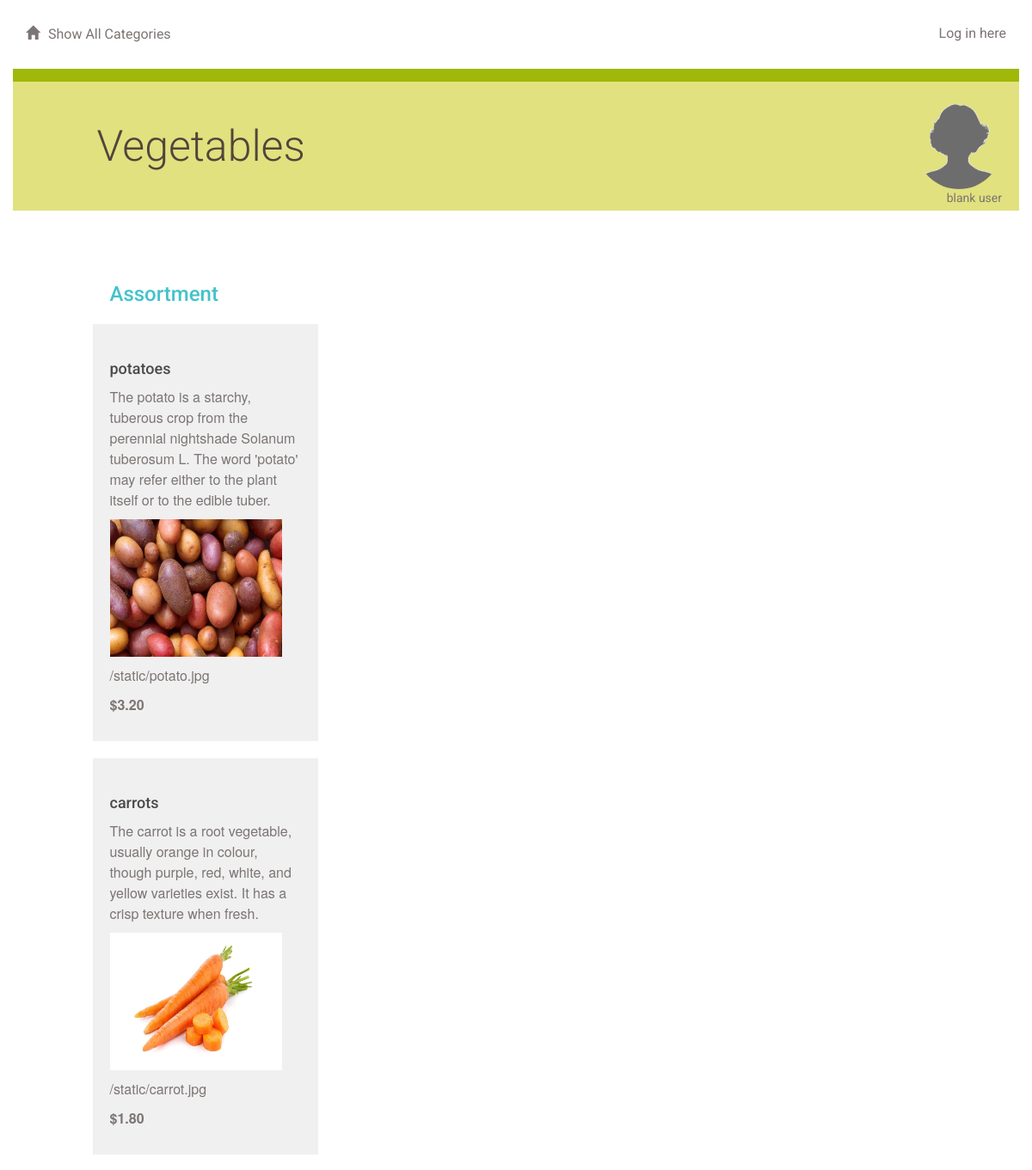
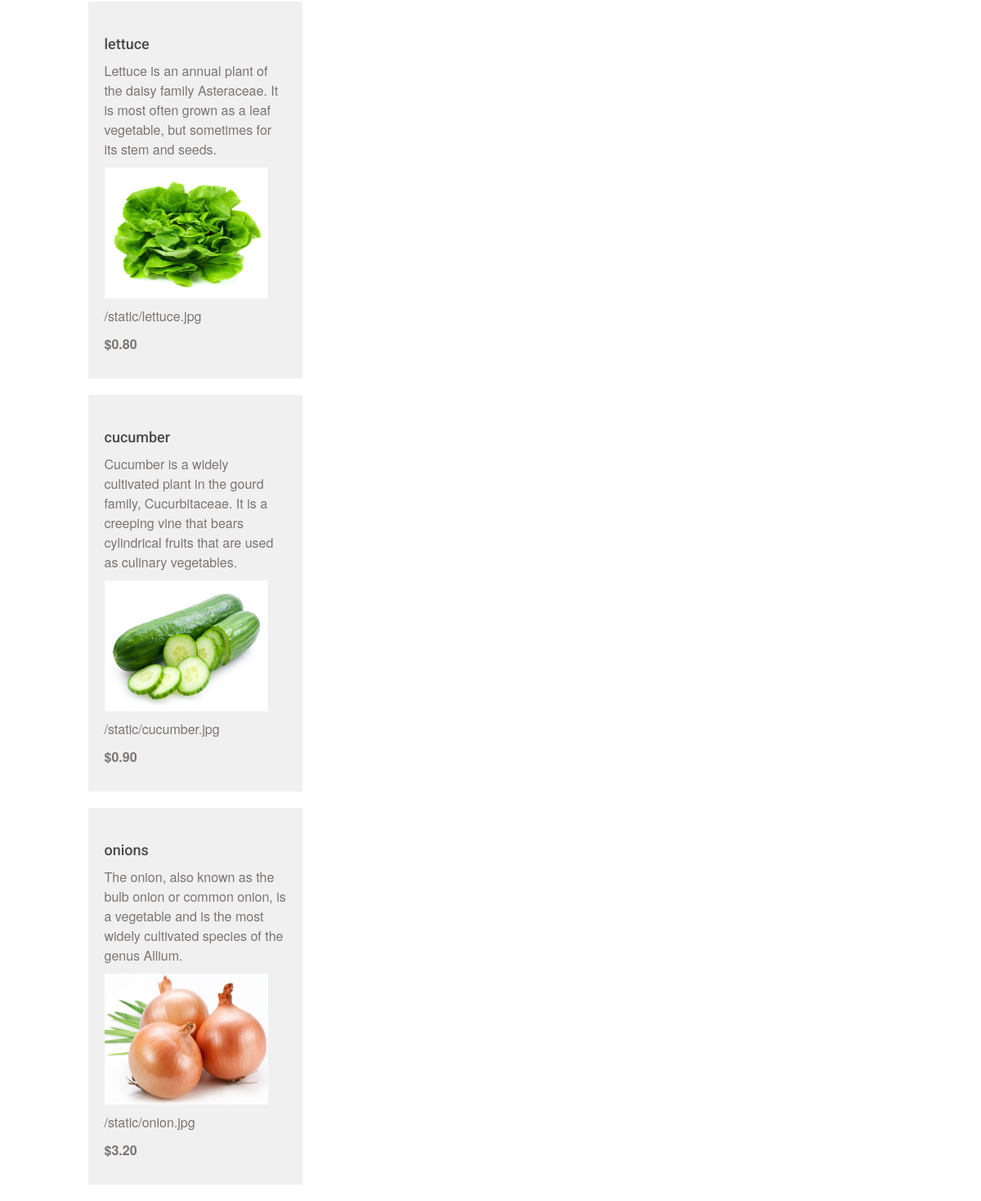
Page /category/2/grocery/ on the committed database (2 pictures, top to bottom).
### catalog_database_setup.py (models this page shows, shortened)
class Category(Base):
    __tablename__ = 'category'
    id = Column(Integer, primary_key=True)
    name = Column(String(250), nullable=False)
    user_id = Column(Integer,ForeignKey('user.id'))
    user = relationship(User)

class GroceryItem(Base):
    __tablename__ = 'grocery_item'
    id = Column(Integer, primary_key = True)
    name =Column(String(80), nullable = False)
    description = Column(String(250))
    price = Column(String(8))
    item_image =  Column(String(250))
    category_id = Column(Integer,ForeignKey('category.id'))
    category = relationship(Category)
    user_id = Column(Integer,ForeignKey('user.id'))
    user = relationship(User)

### application.py (the view)
@app.route('/category/<int:category_id>/')
@app.route('/category/<int:category_id>/grocery/')
def showGrocery(category_id):
    category = session.query(Category).filter_by(id = category_id).one()
    items = session.query(GroceryItem).filter_by(category_id = category_id).all()
    creator = getUserInfo(category.user_id) #what is happening here? orginally: getUserInfo(category.user_id)
    if 'username' not in login_session or creator.id != login_session['user_id']:
        return render_template('publicgrocery.html', items = items,
            category = category, creator = creator, login_session = login_session)
    else:
        return render_template('grocery.html', items = items,
            category = category, creator = creator, login_session = login_session)

### application.py (called while the page is built)
def getUserInfo(user_id):
    user = session.query(User).filter_by(id=user_id).one()
    return user

### templates/publicgrocery.html (shortened to what this page needs)
{% extends "main.html" %}
{% block content %}
{% include "header.html" %}
	<div class="row divider green">
		<div class="col-md-12"></div>
	</div>
	<div class="row banner menu">
		<div class="col-md-11 col-md-offset-1 padding-none">
			<h1>{{category.name}}
			<figure class="creator">
				<img src="{{ url_for('static', filename='blank_user.gif') }}">
				<figcaption>blank user</figcaption>
			</figure>
			</h1>
		</div>
	</div>
	<div class="row padding-top padding-bottom">
		<div class="col-md-1"></div>
		<div class="col-md-11 padding-none">
		</div>
		<div class="col-md-7"></div>
	</div>
	<div class="row">
		<div class="col-md-12">
		</div>
	</div>
	{% if items !=[] %}
		<div class="row">
			<div class="col-md-1"></div>
			<div class="col-md-3">
				<h2>Assortment</h2>
					{% for i in items %}
							<div class="grocery-item">
								<h3>{{i.name}}</h3>
								<p>{{i.description}}</p>
								<p><img src={{i.item_image}} width="200" height="160"></p>
								<p>{{i.item_image}}</p>
								<p class="grocery-price">{{i.price}}</p>
							</div>
					{% endfor %}
			</div>
		</div>
	{% endif %}
{% endblock %}

### templates/main.html (shortened to what this page needs)
<!DOCTYPE html>
<html lang="en">
	<head>
		<link rel="stylesheet" href="//netdna.bootstrapcdn.com/bootstrap/3.1.1/css/bootstrap.min.css">
		<link rel=stylesheet type=text/css href="{{ url_for('static', filename='styles.css') }}">
	</head>
	<body>
		<div class="container">
			{% block content %}
			{% endblock %}
		</div>
	</body>
</html>

### templates/header.html
<div class="row top-menu">
	<div class="col-md-6">
		<a href="{{url_for('showCategories')}}">
			<span class="glyphicon glyphicon-home" aria-hidden="true"></span>Show All Categories
		</a>
	</div>
	<div class="col-md-6 text-right">
					<p>{% if not login_session['username'] %}
						<a href="{{url_for('showLogin')}}">Log in here</a>
						{% else %}
						<a href="{{url_for('gdisconnect')}}">Log out here</a>
						{% endif %}
					</p>
	</div>
</div>

### static/styles.css (style rules this page uses)
* { font-family: "Helvetica Neue Bold", Roboto, Helvetica, Arial, sans-serif; font-weight: 700; }
h1 { font-family: "Helvetica Neue Light", Roboto, Helvetica, Arial, sans-serif; font-size: 50px; color: #51453B; line-height: 60px; font-weight: 300; }
h2 { font-size: 24px; color: #42C3C9; line-height: 29px; }
h3 { font-size: 18px; color: #4A4A4A; line-height: 23px; }
p { font-family: "Helvetica Neue", Roboto, Helvetica, Arial, sans-serif; font-size: 16px; color: #7B7573; line-height: 24px; font-weight: 400; }
a { font-size: 14px; color: #0093B9; line-height: 17px; }
.padding-top { padding-top: 30px; }
.padding-bottom { padding-bottom: 30px; }
.padding-none { padding: 0; }
.glyphicon { margin-right: 10px; }
.top-menu { padding-top: 30px; padding-bottom: 30px; }
.top-menu p { margin-bottom: 0; line-height: 16px; }
.top-menu a { margin-bottom: 0; line-height: 16px; font-size: 16px; color: #7B7573; font-weight: 400; }
.divider { height: 15px; }
.divider.green { background-color: #9FB80A; }
.banner.menu { height: 150px; background-color: #E1E17F; }
.banner h1 { margin: 45px 0; }
.grocery-item { background: #F0F0F0; padding: 20px; margin: 20px; margin-left: -20px; }
.grocery-price { font-weight: 700; }
.creator { padding-right: 20px; margin-top: -20px; text-align: right; float:right; }
.creator img { width: 100px; border-radius: 50%; }
.creator figcaption { font-size: 14px; color: #7B7573; font-weight: 400; margin-top: -20px; }

### rows in the picture
Category: name "Vegetables"
GroceryItem: name "potatoes", description "The potato is a starchy, tuberous crop from the perennial nightshade Solanum tuberosum L. The word 'potato' may refer either to the plant itself or to the edible tuber.", item_image (picture), item_image "/static/potato.jpg", price "$3.20"
GroceryItem: name "carrots", description "The carrot is a root vegetable, usually orange in colour, though purple, red, white, and yellow varieties exist. It has a crisp texture when fresh.", item_image (picture), item_image "/static/carrot.jpg", price "$1.80"
GroceryItem: name "lettuce", description "Lettuce is an annual plant of the daisy family Asteraceae. It is most often grown as a leaf vegetable, but sometimes for its stem and seeds.", item_image (picture), item_image "/static/lettuce.jpg", price "$0.80"
GroceryItem: name "cucumber", description "Cucumber is a widely cultivated plant in the gourd family, Cucurbitaceae. It is a creeping vine that bears cylindrical fruits that are used as culinary vegetables.", item_image (picture), item_image "/static/cucumber.jpg", price "$0.90"
GroceryItem: name "onions", description "The onion, also known as the bulb onion or common onion, is a vegetable and is the most widely cultivated species of the genus Allium.", item_image (picture), item_image "/static/onion.jpg", price "$3.20"
